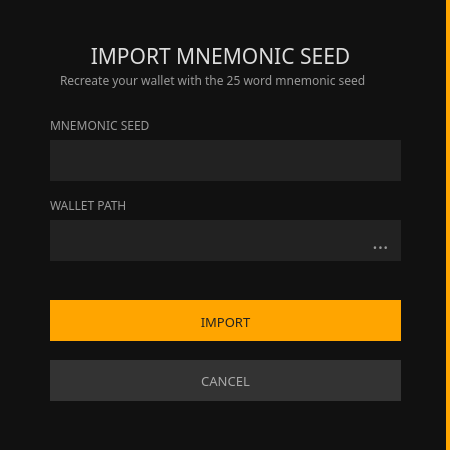
<?xml version="1.0" encoding="UTF-8"?>
<ui version="4.0">
 <class>ImportSeed</class>
 <widget class="QDialog" name="ImportSeed">
  <property name="geometry">
   <rect>
    <x>0</x>
    <y>0</y>
    <width>450</width>
    <height>450</height>
   </rect>
  </property>
  <property name="windowTitle">
   <string>Import :: Mnemonic Seed</string>
  </property>
  <property name="styleSheet">
   <string notr="true">background-color: #1b1b1b; color: #9b8b27; border: 0px;</string>
  </property>
  <widget class="QGroupBox" name="groupBox">
   <property name="geometry">
    <rect>
     <x>0</x>
     <y>0</y>
     <width>450</width>
     <height>450</height>
    </rect>
   </property>
   <property name="styleSheet">
    <string notr="true">background-color: #111; border-right: 4px solid orange;</string>
   </property>
   <property name="title">
    <string/>
   </property>
   <widget class="QLabel" name="label_4">
    <property name="geometry">
     <rect>
      <x>60</x>
      <y>70</y>
      <width>331</width>
      <height>21</height>
     </rect>
    </property>
    <property name="font">
     <font>
      <family>Poppins</family>
      <pointsize>9</pointsize>
     </font>
    </property>
    <property name="styleSheet">
     <string notr="true">color: #999;
border-right: 0px;</string>
    </property>
    <property name="text">
     <string>Recreate your wallet with the 25 word mnemonic seed</string>
    </property>
   </widget>
   <widget class="QLabel" name="label_3">
    <property name="geometry">
     <rect>
      <x>60</x>
      <y>40</y>
      <width>321</width>
      <height>31</height>
     </rect>
    </property>
    <property name="font">
     <font>
      <family>Poppins</family>
      <pointsize>16</pointsize>
     </font>
    </property>
    <property name="styleSheet">
     <string notr="true">color: #ddd;
border-right: 0px;</string>
    </property>
    <property name="text">
     <string>IMPORT MNEMONIC SEED</string>
    </property>
    <property name="alignment">
     <set>Qt::AlignCenter</set>
    </property>
   </widget>
   <widget class="QLabel" name="label">
    <property name="geometry">
     <rect>
      <x>50</x>
      <y>110</y>
      <width>101</width>
      <height>31</height>
     </rect>
    </property>
    <property name="font">
     <font>
      <family>Poppins</family>
      <pointsize>9</pointsize>
     </font>
    </property>
    <property name="styleSheet">
     <string notr="true">color: #999;
border-right: 0px;</string>
    </property>
    <property name="text">
     <string>MNEMONIC SEED</string>
    </property>
   </widget>
   <widget class="QLineEdit" name="m_seed">
    <property name="geometry">
     <rect>
      <x>50</x>
      <y>140</y>
      <width>351</width>
      <height>41</height>
     </rect>
    </property>
    <property name="minimumSize">
     <size>
      <width>0</width>
      <height>31</height>
     </size>
    </property>
    <property name="font">
     <font>
      <family>Poppins</family>
      <pointsize>9</pointsize>
     </font>
    </property>
    <property name="styleSheet">
     <string notr="true">background-color: #222;
border-right: 0px;
color: #e5e5e5;
padding: 5px;</string>
    </property>
   </widget>
   <widget class="QLabel" name="label_2">
    <property name="geometry">
     <rect>
      <x>50</x>
      <y>190</y>
      <width>91</width>
      <height>31</height>
     </rect>
    </property>
    <property name="font">
     <font>
      <family>Poppins</family>
      <pointsize>9</pointsize>
     </font>
    </property>
    <property name="styleSheet">
     <string notr="true">color: #999;
border-right: 0px;</string>
    </property>
    <property name="text">
     <string>WALLET PATH</string>
    </property>
   </widget>
   <widget class="QLineEdit" name="m_pathEdit">
    <property name="geometry">
     <rect>
      <x>50</x>
      <y>220</y>
      <width>351</width>
      <height>41</height>
     </rect>
    </property>
    <property name="minimumSize">
     <size>
      <width>0</width>
      <height>31</height>
     </size>
    </property>
    <property name="font">
     <font>
      <family>Poppins</family>
      <pointsize>9</pointsize>
     </font>
    </property>
    <property name="styleSheet">
     <string notr="true">background-color: #222;
border-right: 0px;
color: #e5e5e5;
padding: 5px;
</string>
    </property>
   </widget>
   <widget class="QPushButton" name="m_okButton">
    <property name="geometry">
     <rect>
      <x>50</x>
      <y>300</y>
      <width>351</width>
      <height>41</height>
     </rect>
    </property>
    <property name="minimumSize">
     <size>
      <width>125</width>
      <height>31</height>
     </size>
    </property>
    <property name="font">
     <font>
      <family>Poppins</family>
      <pointsize>10</pointsize>
     </font>
    </property>
    <property name="styleSheet">
     <string notr="true">color: #222; background-color: orange; border-top: 3px solid orange;
border-right: 0px;</string>
    </property>
    <property name="text">
     <string>IMPORT</string>
    </property>
   </widget>
   <widget class="QPushButton" name="m_cancelButton">
    <property name="geometry">
     <rect>
      <x>50</x>
      <y>360</y>
      <width>351</width>
      <height>41</height>
     </rect>
    </property>
    <property name="minimumSize">
     <size>
      <width>125</width>
      <height>31</height>
     </size>
    </property>
    <property name="font">
     <font>
      <family>Poppins</family>
      <pointsize>10</pointsize>
     </font>
    </property>
    <property name="styleSheet">
     <string notr="true">color: #aaa; background-color: #333; 
border-right: 0px;</string>
    </property>
    <property name="text">
     <string>CANCEL</string>
    </property>
   </widget>
   <widget class="QToolButton" name="m_selectPathButton">
    <property name="geometry">
     <rect>
      <x>360</x>
      <y>220</y>
      <width>41</width>
      <height>41</height>
     </rect>
    </property>
    <property name="font">
     <font>
      <family>Poppins</family>
      <pointsize>15</pointsize>
     </font>
    </property>
    <property name="styleSheet">
     <string notr="true">background-color: #222;
border-right: 0px;
color: #999;
padding: 5px;
</string>
    </property>
    <property name="text">
     <string>...</string>
    </property>
   </widget>
  </widget>
 </widget>
 <resources/>
 <connections>
  <connection>
   <sender>m_okButton</sender>
   <signal>clicked()</signal>
   <receiver>ImportSeed</receiver>
   <slot>accept()</slot>
   <hints>
    <hint type="sourcelabel">
     <x>570</x>
     <y>103</y>
    </hint>
    <hint type="destinationlabel">
     <x>323</x>
     <y>65</y>
    </hint>
   </hints>
  </connection>
  <connection>
   <sender>m_cancelButton</sender>
   <signal>clicked()</signal>
   <receiver>ImportSeed</receiver>
   <slot>reject()</slot>
   <hints>
    <hint type="sourcelabel">
     <x>439</x>
     <y>103</y>
    </hint>
    <hint type="destinationlabel">
     <x>323</x>
     <y>65</y>
    </hint>
   </hints>
  </connection>
 </connections>
</ui>
